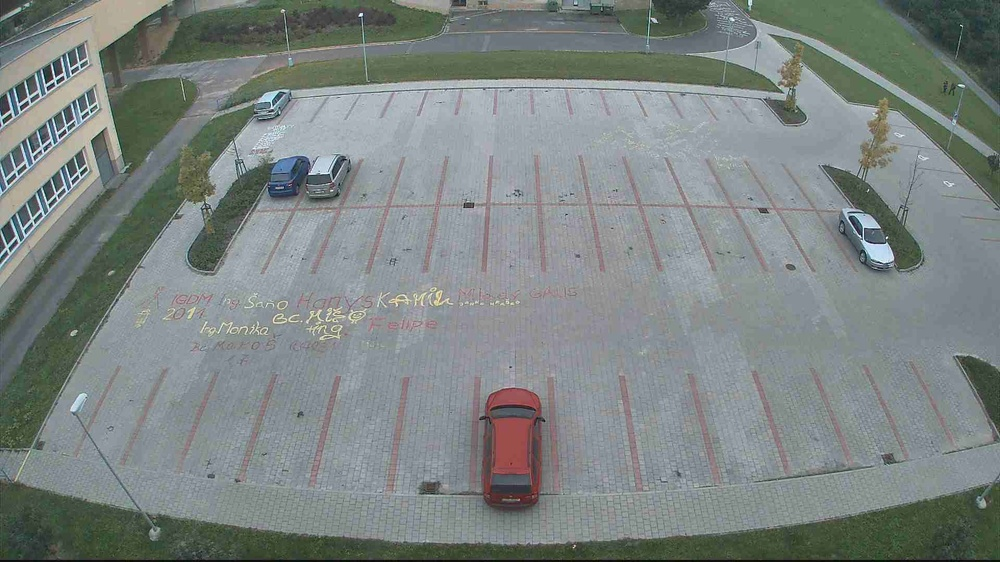
#> input picture Lecture6/test_images_zao/test1.jpg, 1000 x 562 px, shrunk from 1920 x 1080 before the run
$ python -i spotEvaluator.py   (imports and definitions only)
#> lines starting #> are read from the running program, lines starting #| are printed output that depends on the picture
#> further down, picture is the input picture: shape (562, 1000, 3); mean B, G, R 130.5, 132.3, 124.6
import cv2
import json
import numpy as np
import os
from skimage.feature import local_binary_pattern
from sklearn.svm import SVC

radius = 1
n_points = 8 * radius
correct_prediction = 0
total_predictions = 0

def extract_lbp_features(image):
    gray = cv2.cvtColor(image, cv2.COLOR_BGR2GRAY)

    # Noise
    denoised = cv2.GaussianBlur(gray, (5, 5), 0)
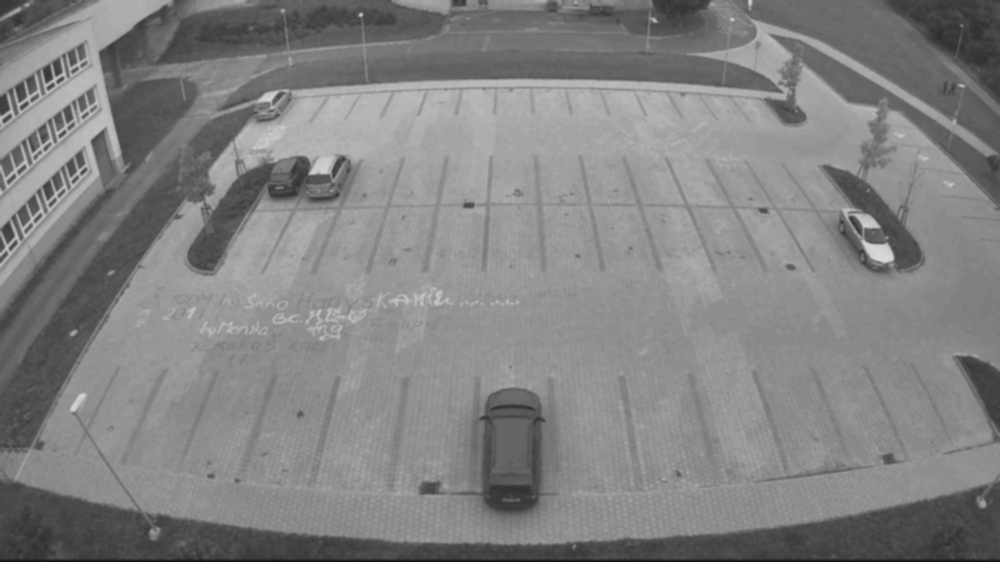
#> denoised: shape (562, 1000); min 17, max 219, mean 129.8

    lbp = local_binary_pattern(denoised, n_points, radius, method="uniform")
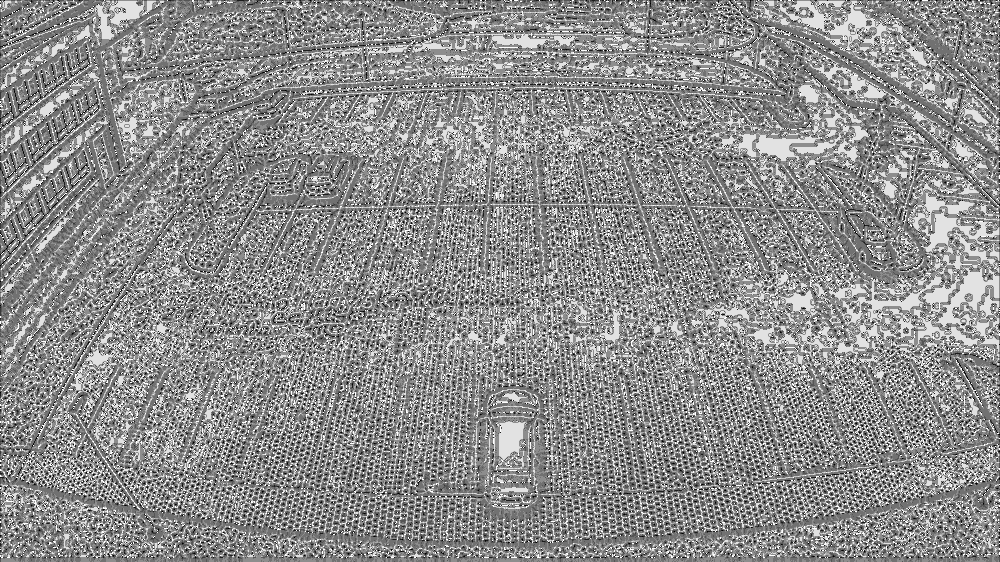
#> lbp: shape (562, 1000) float64; min 0, max 9, mean 4.99; drawn with min black and max white
    histogram = np.histogram(lbp.ravel(), bins=n_points + 2, range=(0, n_points + 2))[0]
#> histogram = [5472, 19059, 12023, 79566, 138379, 132841, 46333, 31194, 66629, 30504]
    return histogram / histogram.sum()

def train_classifier():
    X_train, y_train = [], []
    for folder, label in [("free", 0), ("full", 1)]:
        for fname in os.listdir(folder):
            img = cv2.imread(os.path.join(folder, fname))
            if img is not None:
                X_train.append(extract_lbp_features(img))
                y_train.append(label)

    clf = SVC(kernel='linear')
    clf.fit(np.array(X_train), np.array(y_train))
    return clf

# [2 lines not run here, left out]

slot_width, slot_height = 64, 128
# [1 line that did not run here, left out]

# [59 lines not run here, left out]

# [1 line that did not run here, left out]
# [1 line not run here, left out]

>>> import cv2
>>> picture = cv2.imread('test_images_zao/test1.jpg')
>>> result = extract_lbp_features(picture)
#> result = [0.00974, 0.0339, 0.0214, 0.142, 0.246, 0.236, 0.0824, 0.0555, 0.119, 0.0543]

$ run again, on Lecture6/test_images_zao/test13.jpg
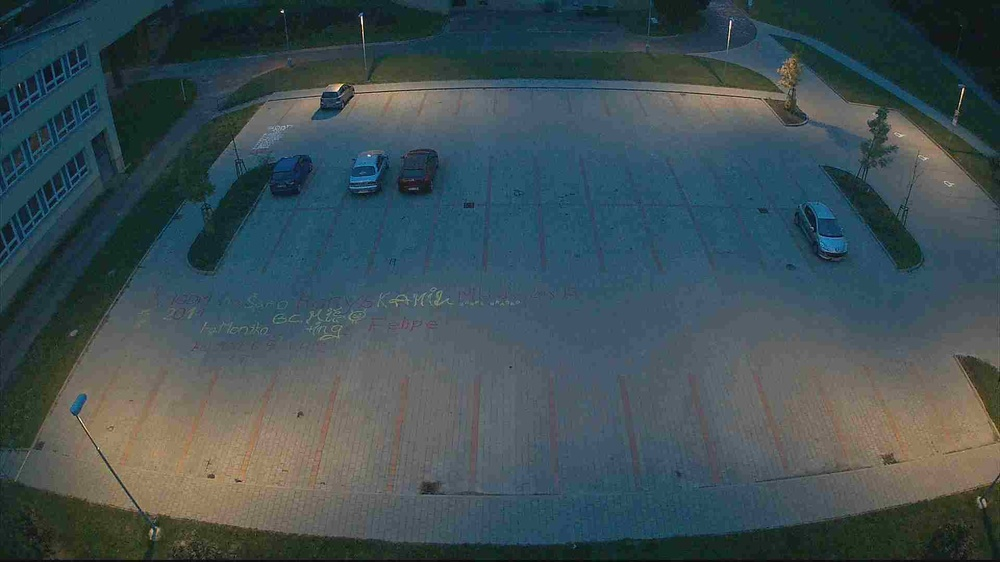
#> input picture Lecture6/test_images_zao/test13.jpg, 1000 x 562 px, shrunk from 1920 x 1080 before the run
#> picture is the input picture: shape (562, 1000, 3); mean B, G, R 83.8, 79, 62.8
#> in extract_lbp_features, `gray = cv2.cvtColor(image, cv2.COLOR_BGR2GRAY)`:
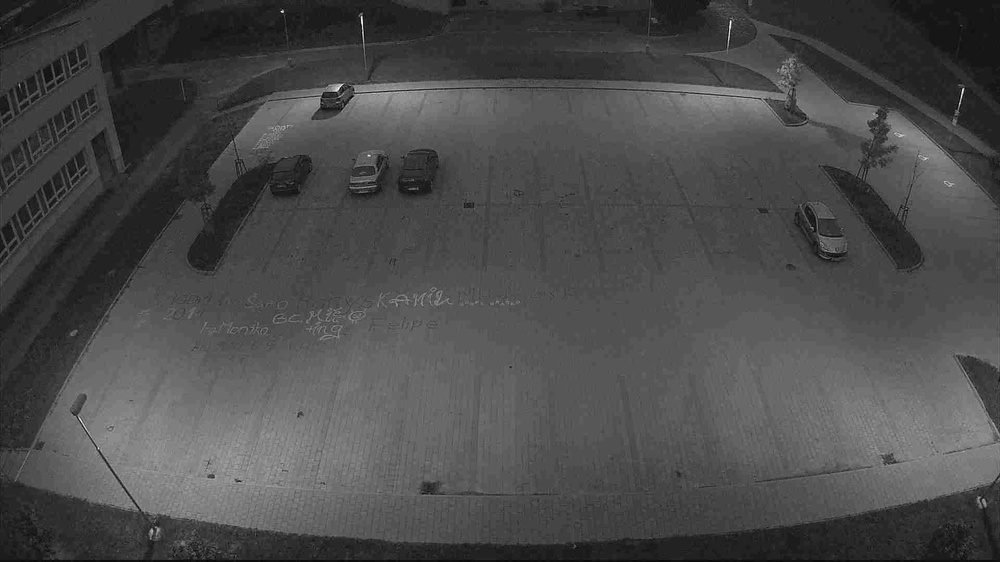
#> gray: shape (562, 1000); min 0, max 254, mean 74.7
#> in extract_lbp_features, `lbp = local_binary_pattern(denoised, n_points, radius, method="uniform")`:
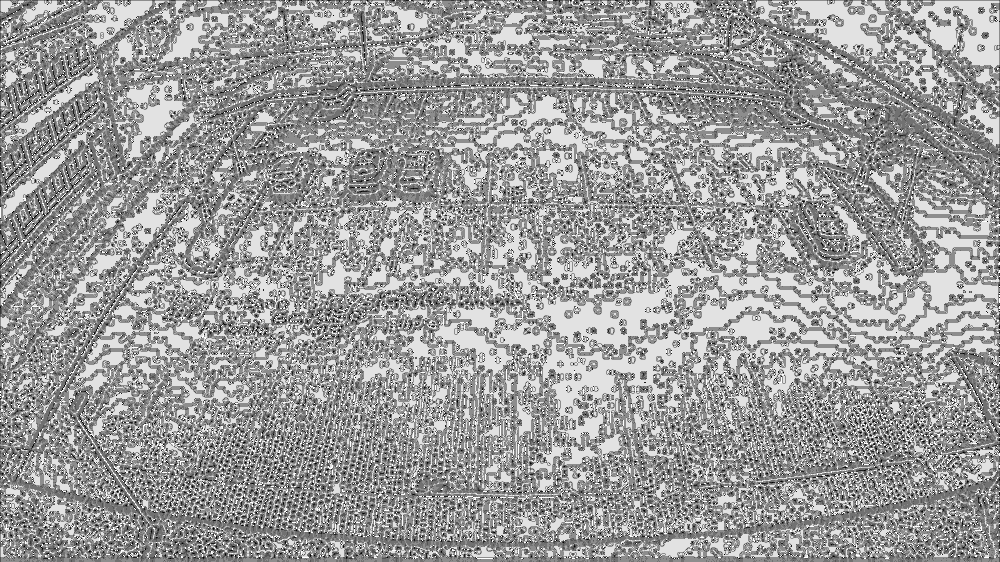
#> lbp: shape (562, 1000) float64; min 0, max 9, mean 5.51; drawn with min black and max white
#> histogram = [2674, 12789, 6086, 62903, 99903, 152034, 36545, 30201, 138327, 20538]
#> result = [0.00476, 0.0228, 0.0108, 0.112, 0.178, 0.271, 0.065, 0.0537, 0.246, 0.0365]

$ run again, on Lecture6/test_images_zao/test14.jpg
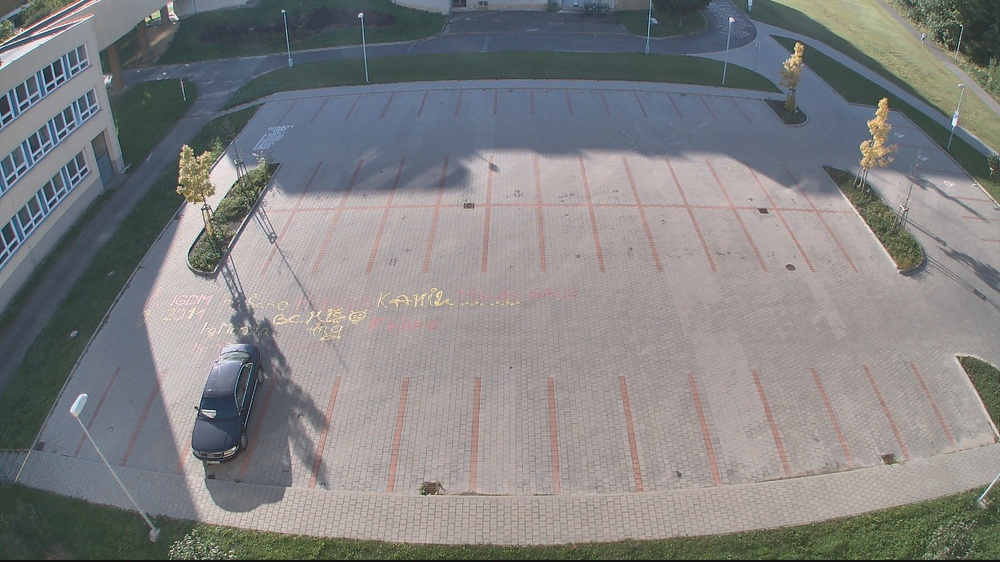
#> input picture Lecture6/test_images_zao/test14.jpg, 1000 x 562 px, shrunk from 1920 x 1080 before the run
#> picture is the input picture: shape (562, 1000, 3); mean B, G, R 130.3, 129.5, 129.5
#> in extract_lbp_features, `gray = cv2.cvtColor(image, cv2.COLOR_BGR2GRAY)`:
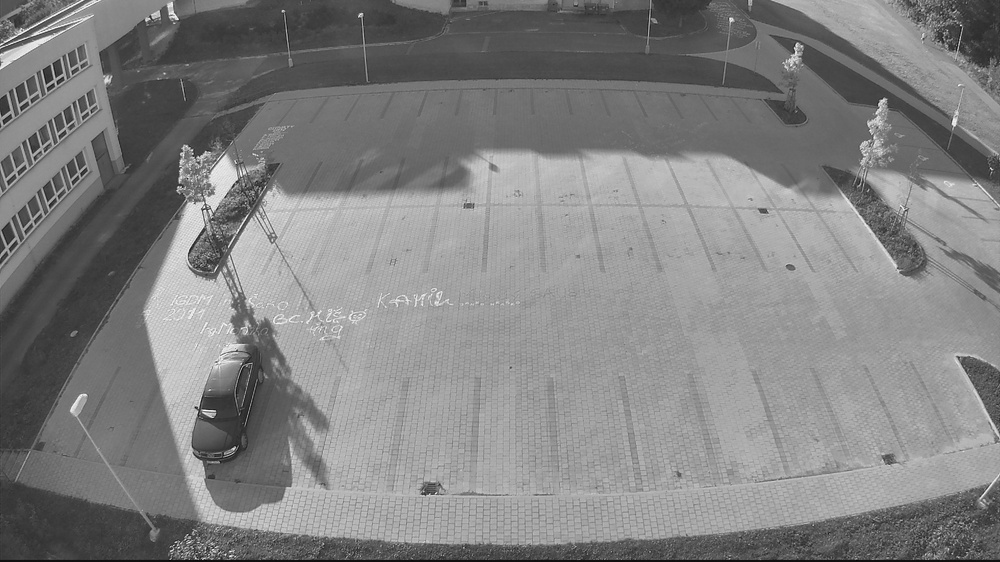
#> gray: shape (562, 1000); min 3, max 255, mean 129.6
#> in extract_lbp_features, `lbp = local_binary_pattern(denoised, n_points, radius, method="uniform")`:
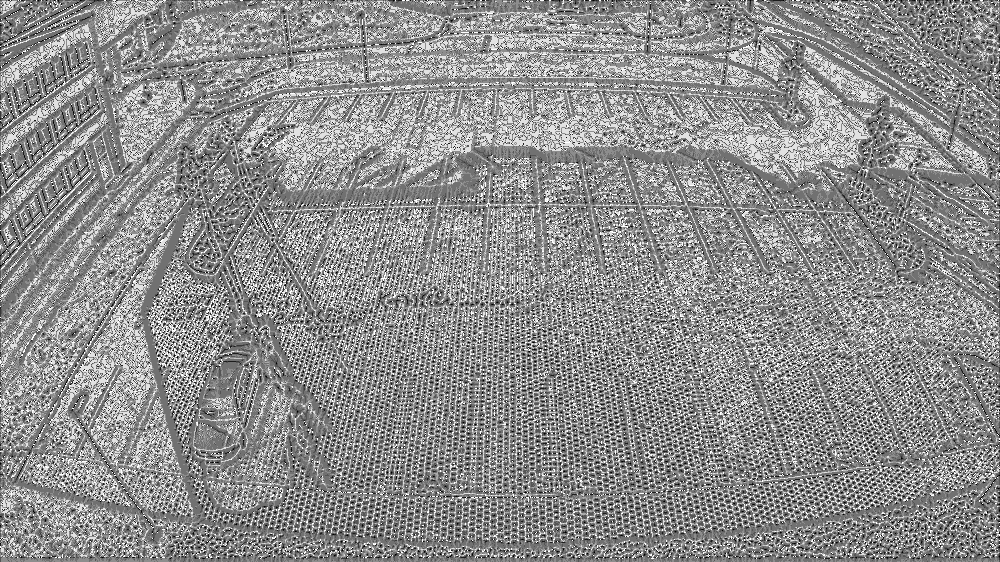
#> lbp: shape (562, 1000) float64; min 0, max 9, mean 5.02; drawn with min black and max white
#> histogram = [5454, 19827, 10277, 82557, 135621, 126271, 43037, 38157, 70880, 29919]
#> result = [0.0097, 0.0353, 0.0183, 0.147, 0.241, 0.225, 0.0766, 0.0679, 0.126, 0.0532]

$ run again, on Lecture6/test_images_zao/test15.jpg
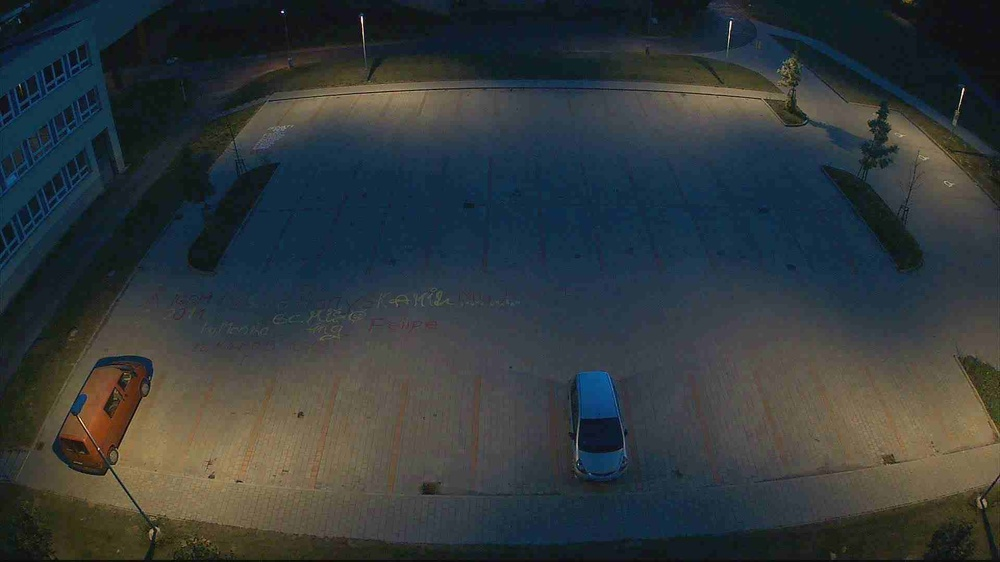
#> input picture Lecture6/test_images_zao/test15.jpg, 1000 x 562 px, shrunk from 1920 x 1080 before the run
#> picture is the input picture: shape (562, 1000, 3); mean B, G, R 59.3, 57.2, 50.6
#> in extract_lbp_features, `gray = cv2.cvtColor(image, cv2.COLOR_BGR2GRAY)`:
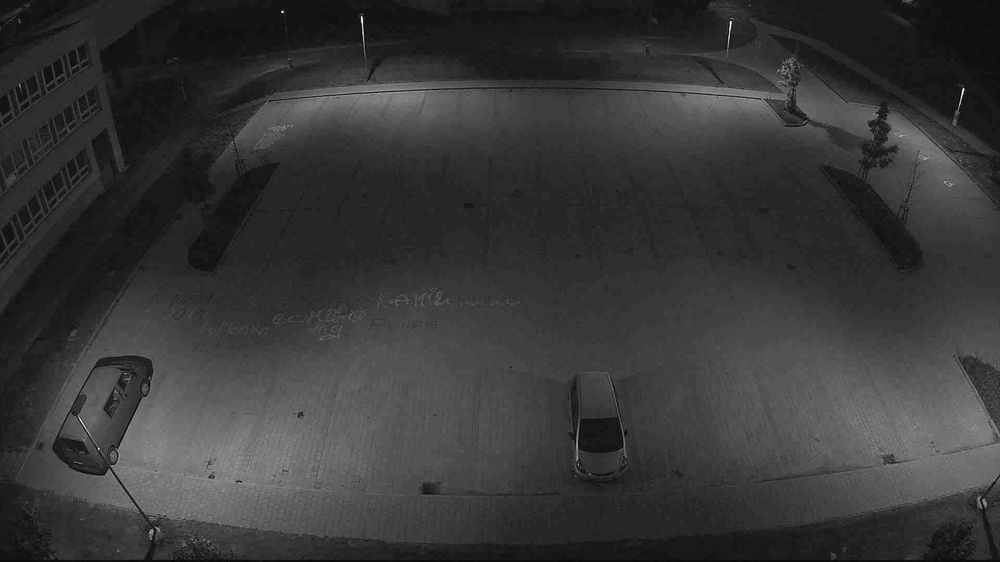
#> gray: shape (562, 1000); min 2, max 254, mean 55.4
#> in extract_lbp_features, `lbp = local_binary_pattern(denoised, n_points, radius, method="uniform")`:
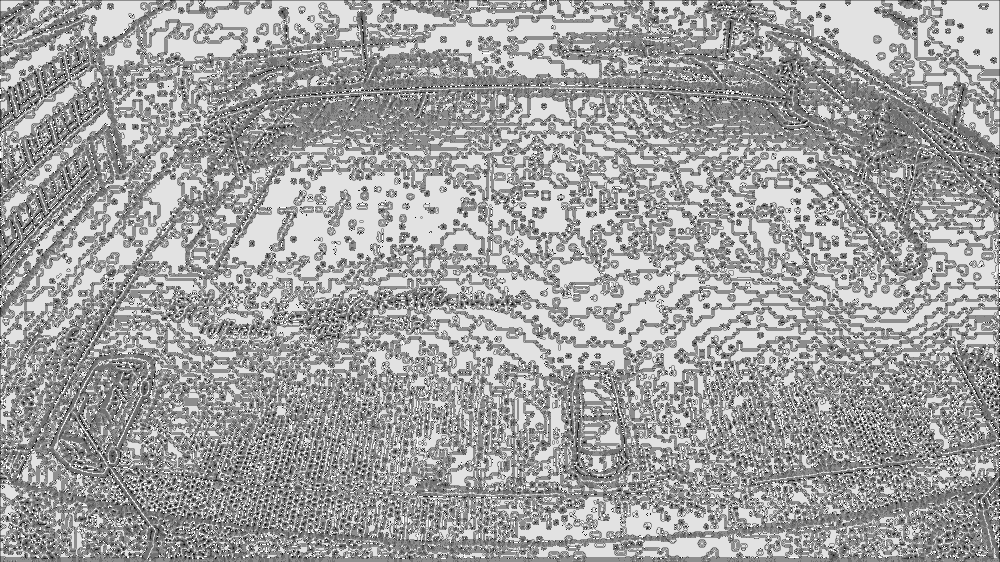
#> lbp: shape (562, 1000) float64; min 0, max 9, mean 5.72; drawn with min black and max white
#> histogram = [1695, 9019, 3646, 55404, 86933, 159931, 31347, 30014, 169275, 14736]
#> result = [0.00302, 0.016, 0.00649, 0.0986, 0.155, 0.285, 0.0558, 0.0534, 0.301, 0.0262]
